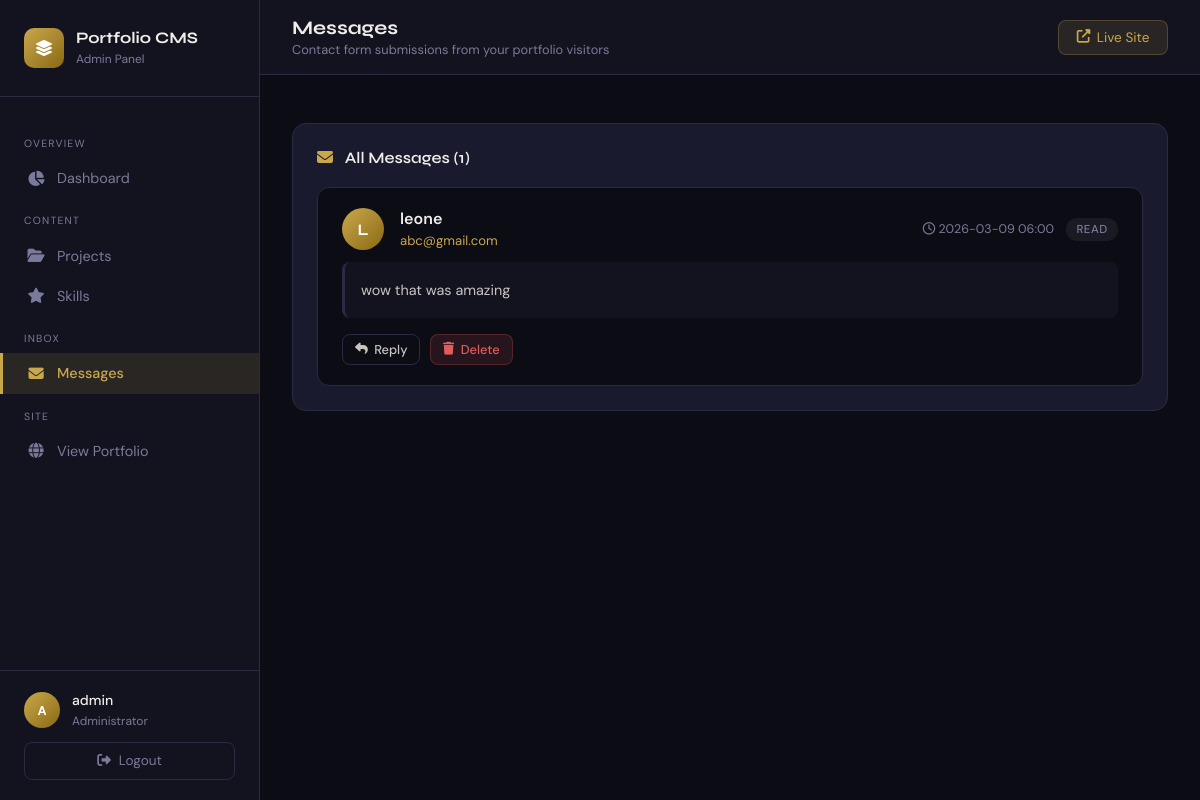
The app's page /admin/messages (signed in) with its own data.
### tables this page shows
CREATE TABLE messages (
        id INTEGER PRIMARY KEY AUTOINCREMENT,
        name TEXT NOT NULL,
        email TEXT NOT NULL,
        message TEXT NOT NULL,
        is_read INTEGER DEFAULT 0,
        created_at TEXT DEFAULT (datetime('now')));

### Backend/routes.py (the view)
@admin_bp.route("/messages")
@login_required
def view_messages():
    db = get_db()
    messages = db.execute(
        "SELECT * FROM messages ORDER BY created_at DESC"
    ).fetchall()
    db.close()
    return render_template("messages.html", messages=[row_to_dict(m) for m in messages])

### Backend/models.py (called while the page is built)
def get_db():
    conn = sqlite3.connect(DB_PATH)
    conn.row_factory = sqlite3.Row
    conn.execute("PRAGMA journal_mode=WAL")
    return conn

def row_to_dict(row):
    return dict(row)

### Backend/routes.py (called while the page is built)
def login_required(f):
    @wraps(f)
    def decorated(*args, **kwargs):
        if "admin_id" not in session:
            flash("Please log in to access the dashboard.", "warning")
            return redirect(url_for("admin.login"))
        return f(*args, **kwargs)
    return decorated

### Backend/templates/messages.html (shortened to what this page needs)
{% extends "base_admin.html" %}
{% block page_title %}Messages{% endblock %}
{% block page_subtitle %}Contact form submissions from your portfolio visitors{% endblock %}
{% block content %}
<div class="card">
  <div class="card-header">
    <h2 class="card-title">
      <i class="fas fa-envelope" style="color:var(--gold);margin-right:0.5rem;"></i>
      All Messages ({{ messages|length }})
    </h2>
  </div>
  {% if messages %}
  <div style="display:flex;flex-direction:column;gap:1rem;">
    {% for msg in messages %}
    <div style="
      background: var(--bg);
      border: 1px solid {{ 'rgba(224,92,92,0.3)' if not msg.is_read else 'var(--border)' }};
      border-radius: 12px;
      padding: 1.25rem 1.5rem;
      transition: border-color 0.2s;
    ">
      <div style="display:flex;align-items:center;justify-content:space-between;flex-wrap:wrap;gap:0.75rem;margin-bottom:0.75rem;">
        <div style="display:flex;align-items:center;gap:1rem;">
          <div style="
            width:42px;height:42px;border-radius:50%;
            background:linear-gradient(135deg,var(--gold),#8b6914);
            display:flex;align-items:center;justify-content:center;
            font-family:'Syne',sans-serif;font-weight:700;color:#fff;
            font-size:1rem;flex-shrink:0;">
            {{ (msg.name or 'U')[0]|upper }}
          </div>
          <div>
            <div style="font-weight:600;">{{ msg.name }}</div>
            <a href="mailto:{{ msg.email }}"
               style="font-size:0.82rem;color:var(--gold);text-decoration:none;">
              {{ msg.email }}
            </a>
          </div>
        </div>
        <div style="display:flex;align-items:center;gap:0.75rem;">
          <span style="font-size:0.78rem;color:var(--muted);">
            <i class="far fa-clock"></i>
            {{ msg.created_at[:16] if msg.created_at else '' }}
          </span>
          {% if not msg.is_read %}
            <span class="badge badge-red">New</span>
          {% else %}
            <span class="badge badge-gray">Read</span>
          {% endif %}
        </div>
      </div>
      <div style="
        background:var(--surface);
        border-radius:8px;
        padding:1rem;
        color:var(--text2);
        font-size:0.9rem;
        line-height:1.7;
        margin-bottom:1rem;
        border-left:3px solid var(--border);
      ">
        {{ msg.message }}
      </div>
      <div style="display:flex;gap:0.6rem;">
        <a href="mailto:{{ msg.email }}?subject=Re: Your portfolio message"
           class="btn btn-outline btn-sm">
          <i class="fas fa-reply"></i> Reply
        </a>
        <form method="POST"
              action="{{ url_for('admin.delete_message', mid=msg.id) }}"
              onsubmit="return confirm('Permanently delete this message?')">
          <button type="submit" class="btn btn-danger btn-sm">
            <i class="fas fa-trash"></i> Delete
          </button>
        </form>
      </div>
    </div>
    {% endfor %}
  </div>
  {% endif %}
</div>
{% endblock %}

### records on screen
messages: name "L", name "leone", email "abc@gmail.com", created_at "2026-03-09 06:00", is_read "READ", message "wow that was amazing"

### other values on screen
{{ (session.admin_name or 'A')[0]|upper }} "A"
{{ session.admin_name }} "admin"
{{ messages|length }} "1"
